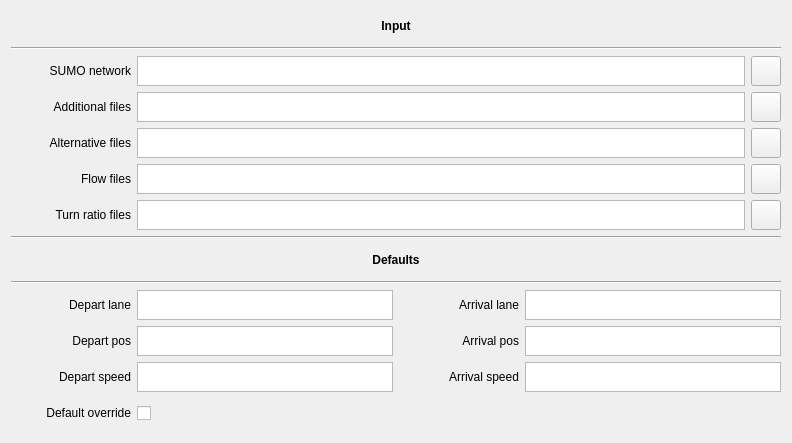
     <widget class="QWidget" name="LayoutInput">
      <attribute name="title">
       <string>Input</string>
      </attribute>
      <layout class="QVBoxLayout" name="verticalLayout_5">
       <item>
        <widget class="QLabel" name="LabelInput">
         <property name="minimumSize">
          <size>
           <width>0</width>
           <height>30</height>
          </size>
         </property>
         <property name="maximumSize">
          <size>
           <width>16777215</width>
           <height>30</height>
          </size>
         </property>
         <property name="frameShape">
          <enum>QFrame::NoFrame</enum>
         </property>
         <property name="text">
          <string>&lt;html&gt;&lt;head/&gt;&lt;body&gt;&lt;p align=&quot;center&quot;&gt;&lt;span style=&quot; font-weight:600;&quot;&gt;Input&lt;/span&gt;&lt;/p&gt;&lt;/body&gt;&lt;/html&gt;</string>
         </property>
        </widget>
       </item>
       <item>
        <widget class="Line" name="HorizontalLineInput">
         <property name="orientation">
          <enum>Qt::Horizontal</enum>
         </property>
        </widget>
       </item>
       <item>
        <layout class="QGridLayout" name="LayoutInputInformation">
         <item row="0" column="0">
          <widget class="QLabel" name="LabelSumoNetwork">
           <property name="minimumSize">
            <size>
             <width>120</width>
             <height>30</height>
            </size>
           </property>
           <property name="maximumSize">
            <size>
             <width>120</width>
             <height>30</height>
            </size>
           </property>
           <property name="layoutDirection">
            <enum>Qt::LeftToRight</enum>
           </property>
           <property name="text">
            <string>&lt;html&gt;&lt;head/&gt;&lt;body&gt;&lt;p align=&quot;right&quot;&gt;SUMO network&lt;/p&gt;&lt;/body&gt;&lt;/html&gt;</string>
           </property>
          </widget>
         </item>
         <item row="0" column="1">
          <widget class="QTextEdit" name="TextSumoNetwork">
           <property name="minimumSize">
            <size>
             <width>0</width>
             <height>30</height>
            </size>
           </property>
           <property name="maximumSize">
            <size>
             <width>16777215</width>
             <height>30</height>
            </size>
           </property>
           <property name="verticalScrollBarPolicy">
            <enum>Qt::ScrollBarAlwaysOff</enum>
           </property>
           <property name="horizontalScrollBarPolicy">
            <enum>Qt::ScrollBarAlwaysOff</enum>
           </property>
           <property name="lineWrapMode">
            <enum>QTextEdit::NoWrap</enum>
           </property>
          </widget>
         </item>
         <item row="3" column="0">
          <widget class="QLabel" name="LabelFlowFiles">
           <property name="minimumSize">
            <size>
             <width>120</width>
             <height>30</height>
            </size>
           </property>
           <property name="maximumSize">
            <size>
             <width>120</width>
             <height>30</height>
            </size>
           </property>
           <property name="layoutDirection">
            <enum>Qt::LeftToRight</enum>
           </property>
           <property name="text">
            <string>&lt;html&gt;&lt;head/&gt;&lt;body&gt;&lt;p align=&quot;right&quot;&gt;Flow files&lt;/p&gt;&lt;/body&gt;&lt;/html&gt;</string>
           </property>
          </widget>
         </item>
         <item row="2" column="1">
          <widget class="QTextEdit" name="TextAlternativeFiles">
           <property name="minimumSize">
            <size>
             <width>0</width>
             <height>30</height>
            </size>
           </property>
           <property name="maximumSize">
            <size>
             <width>16777215</width>
             <height>30</height>
            </size>
           </property>
           <property name="verticalScrollBarPolicy">
            <enum>Qt::ScrollBarAlwaysOff</enum>
           </property>
           <property name="horizontalScrollBarPolicy">
            <enum>Qt::ScrollBarAlwaysOff</enum>
           </property>
           <property name="lineWrapMode">
            <enum>QTextEdit::NoWrap</enum>
           </property>
          </widget>
         </item>
         <item row="2" column="0">
          <widget class="QLabel" name="LabelAlternativeFiles">
           <property name="minimumSize">
            <size>
             <width>120</width>
             <height>30</height>
            </size>
           </property>
           <property name="maximumSize">
            <size>
             <width>120</width>
             <height>30</height>
            </size>
           </property>
           <property name="layoutDirection">
            <enum>Qt::LeftToRight</enum>
           </property>
           <property name="text">
            <string>&lt;html&gt;&lt;head/&gt;&lt;body&gt;&lt;p align=&quot;right&quot;&gt;Alternative files&lt;/p&gt;&lt;/body&gt;&lt;/html&gt;</string>
           </property>
          </widget>
         </item>
         <item row="3" column="1">
          <widget class="QTextEdit" name="TextFlowFiles">
           <property name="minimumSize">
            <size>
             <width>0</width>
             <height>30</height>
            </size>
           </property>
           <property name="maximumSize">
            <size>
             <width>16777215</width>
             <height>30</height>
            </size>
           </property>
           <property name="verticalScrollBarPolicy">
            <enum>Qt::ScrollBarAlwaysOff</enum>
           </property>
           <property name="horizontalScrollBarPolicy">
            <enum>Qt::ScrollBarAlwaysOff</enum>
           </property>
           <property name="lineWrapMode">
            <enum>QTextEdit::NoWrap</enum>
           </property>
          </widget>
         </item>
         <item row="2" column="2">
          <widget class="QPushButton" name="ButtonSearchAlternativeFiles">
           <property name="minimumSize">
            <size>
             <width>30</width>
             <height>30</height>
            </size>
           </property>
           <property name="maximumSize">
            <size>
             <width>30</width>
             <height>30</height>
            </size>
           </property>
           <property name="text">
            <string/>
           </property>
           <property name="icon">
            <iconset resource="../../../resources/eNetEditorResources.qrc">
             <normaloff>:/main/findFile.ico</normaloff>:/main/findFile.ico</iconset>
           </property>
           <property name="iconSize">
            <size>
             <width>20</width>
             <height>20</height>
            </size>
           </property>
          </widget>
         </item>
         <item row="0" column="2">
          <widget class="QPushButton" name="ButtonSearchSumoNetwork">
           <property name="minimumSize">
            <size>
             <width>30</width>
             <height>30</height>
            </size>
           </property>
           <property name="maximumSize">
            <size>
             <width>30</width>
             <height>30</height>
            </size>
           </property>
           <property name="text">
            <string/>
           </property>
           <property name="icon">
            <iconset resource="../../../resources/eNetEditorResources.qrc">
             <normaloff>:/main/findFile.ico</normaloff>:/main/findFile.ico</iconset>
           </property>
           <property name="iconSize">
            <size>
             <width>20</width>
             <height>20</height>
            </size>
           </property>
          </widget>
         </item>
         <item row="3" column="2">
          <widget class="QPushButton" name="ButtonSearchFlowFiles">
           <property name="minimumSize">
            <size>
             <width>30</width>
             <height>30</height>
            </size>
           </property>
           <property name="maximumSize">
            <size>
             <width>30</width>
             <height>30</height>
            </size>
           </property>
           <property name="text">
            <string/>
           </property>
           <property name="icon">
            <iconset resource="../../../resources/eNetEditorResources.qrc">
             <normaloff>:/main/findFile.ico</normaloff>:/main/findFile.ico</iconset>
           </property>
           <property name="iconSize">
            <size>
             <width>20</width>
             <height>20</height>
            </size>
           </property>
          </widget>
         </item>
         <item row="1" column="0">
          <widget class="QLabel" name="LabelAdditionalFiles">
           <property name="minimumSize">
            <size>
             <width>120</width>
             <height>30</height>
            </size>
           </property>
           <property name="maximumSize">
            <size>
             <width>120</width>
             <height>30</height>
            </size>
           </property>
           <property name="layoutDirection">
            <enum>Qt::LeftToRight</enum>
           </property>
           <property name="text">
            <string>&lt;html&gt;&lt;head/&gt;&lt;body&gt;&lt;p align=&quot;right&quot;&gt;Additional files&lt;/p&gt;&lt;/body&gt;&lt;/html&gt;</string>
           </property>
          </widget>
         </item>
         <item row="1" column="1">
          <widget class="QTextEdit" name="TextAdditionalFiles">
           <property name="minimumSize">
            <size>
             <width>0</width>
             <height>30</height>
            </size>
           </property>
           <property name="maximumSize">
            <size>
             <width>16777215</width>
             <height>30</height>
            </size>
           </property>
           <property name="verticalScrollBarPolicy">
            <enum>Qt::ScrollBarAlwaysOff</enum>
           </property>
           <property name="horizontalScrollBarPolicy">
            <enum>Qt::ScrollBarAlwaysOff</enum>
           </property>
           <property name="lineWrapMode">
            <enum>QTextEdit::NoWrap</enum>
           </property>
          </widget>
         </item>
         <item row="4" column="0">
          <widget class="QLabel" name="LabelTurnRatioFiles">
           <property name="minimumSize">
            <size>
             <width>120</width>
             <height>30</height>
            </size>
           </property>
           <property name="maximumSize">
            <size>
             <width>120</width>
             <height>30</height>
            </size>
           </property>
           <property name="layoutDirection">
            <enum>Qt::LeftToRight</enum>
           </property>
           <property name="text">
            <string>&lt;html&gt;&lt;head/&gt;&lt;body&gt;&lt;p align=&quot;right&quot;&gt;Turn ratio files&lt;/p&gt;&lt;/body&gt;&lt;/html&gt;</string>
           </property>
          </widget>
         </item>
         <item row="1" column="2">
          <widget class="QPushButton" name="ButtonSearchAdditional">
           <property name="minimumSize">
            <size>
             <width>30</width>
             <height>30</height>
            </size>
           </property>
           <property name="maximumSize">
            <size>
             <width>30</width>
             <height>30</height>
            </size>
           </property>
           <property name="text">
            <string/>
           </property>
           <property name="icon">
            <iconset resource="../../../resources/eNetEditorResources.qrc">
             <normaloff>:/main/findFile.ico</normaloff>:/main/findFile.ico</iconset>
           </property>
           <property name="iconSize">
            <size>
             <width>20</width>
             <height>20</height>
            </size>
           </property>
          </widget>
         </item>
         <item row="4" column="1">
          <widget class="QTextEdit" name="TextTurnRatioFiles">
           <property name="minimumSize">
            <size>
             <width>0</width>
             <height>30</height>
            </size>
           </property>
           <property name="maximumSize">
            <size>
             <width>16777215</width>
             <height>30</height>
            </size>
           </property>
           <property name="verticalScrollBarPolicy">
            <enum>Qt::ScrollBarAlwaysOff</enum>
           </property>
           <property name="horizontalScrollBarPolicy">
            <enum>Qt::ScrollBarAlwaysOff</enum>
           </property>
           <property name="lineWrapMode">
            <enum>QTextEdit::NoWrap</enum>
           </property>
          </widget>
         </item>
         <item row="4" column="2">
          <widget class="QPushButton" name="ButtonSearchTurnRatioFiles">
           <property name="minimumSize">
            <size>
             <width>30</width>
             <height>30</height>
            </size>
           </property>
           <property name="maximumSize">
            <size>
             <width>30</width>
             <height>30</height>
            </size>
           </property>
           <property name="text">
            <string/>
           </property>
           <property name="icon">
            <iconset resource="../../../resources/eNetEditorResources.qrc">
             <normaloff>:/main/findFile.ico</normaloff>:/main/findFile.ico</iconset>
           </property>
           <property name="iconSize">
            <size>
             <width>20</width>
             <height>20</height>
            </size>
           </property>
          </widget>
         </item>
        </layout>
       </item>
       <item>
        <widget class="Line" name="LineDefaults_3">
         <property name="orientation">
          <enum>Qt::Horizontal</enum>
         </property>
        </widget>
       </item>
       <item>
        <widget class="QLabel" name="LabelDefaults">
         <property name="minimumSize">
          <size>
           <width>9</width>
           <height>30</height>
          </size>
         </property>
         <property name="maximumSize">
          <size>
           <width>16777215</width>
           <height>30</height>
          </size>
         </property>
         <property name="frameShape">
          <enum>QFrame::NoFrame</enum>
         </property>
         <property name="text">
          <string>&lt;html&gt;&lt;head/&gt;&lt;body&gt;&lt;p align=&quot;center&quot;&gt;&lt;span style=&quot; font-weight:600;&quot;&gt;Defaults&lt;/span&gt;&lt;/p&gt;&lt;/body&gt;&lt;/html&gt;</string>
         </property>
        </widget>
       </item>
       <item>
        <widget class="Line" name="LineDefaults">
         <property name="orientation">
          <enum>Qt::Horizontal</enum>
         </property>
        </widget>
       </item>
       <item>
        <layout class="QGridLayout" name="gridLayout_5">
         <item row="0" column="0">
          <widget class="QLabel" name="LabelDepartLane">
           <property name="minimumSize">
            <size>
             <width>120</width>
             <height>30</height>
            </size>
           </property>
           <property name="maximumSize">
            <size>
             <width>140</width>
             <height>30</height>
            </size>
           </property>
           <property name="text">
            <string>&lt;html&gt;&lt;head/&gt;&lt;body&gt;&lt;p align=&quot;right&quot;&gt;Depart lane&lt;/p&gt;&lt;/body&gt;&lt;/html&gt;</string>
           </property>
          </widget>
         </item>
         <item row="0" column="1">
          <widget class="QTextEdit" name="TextDepartLane">
           <property name="minimumSize">
            <size>
             <width>0</width>
             <height>30</height>
            </size>
           </property>
           <property name="maximumSize">
            <size>
             <width>16777215</width>
             <height>30</height>
            </size>
           </property>
           <property name="verticalScrollBarPolicy">
            <enum>Qt::ScrollBarAlwaysOff</enum>
           </property>
           <property name="horizontalScrollBarPolicy">
            <enum>Qt::ScrollBarAlwaysOff</enum>
           </property>
           <property name="lineWrapMode">
            <enum>QTextEdit::NoWrap</enum>
           </property>
          </widget>
         </item>
         <item row="0" column="2">
          <widget class="QLabel" name="LabelArrivalLane">
           <property name="minimumSize">
            <size>
             <width>120</width>
             <height>30</height>
            </size>
           </property>
           <property name="maximumSize">
            <size>
             <width>140</width>
             <height>30</height>
            </size>
           </property>
           <property name="text">
            <string>&lt;html&gt;&lt;head/&gt;&lt;body&gt;&lt;p align=&quot;right&quot;&gt;Arrival lane&lt;/p&gt;&lt;/body&gt;&lt;/html&gt;</string>
           </property>
          </widget>
         </item>
         <item row="0" column="3">
          <widget class="QTextEdit" name="TextArrivalLane">
           <property name="minimumSize">
            <size>
             <width>0</width>
             <height>30</height>
            </size>
           </property>
           <property name="maximumSize">
            <size>
             <width>16777215</width>
             <height>30</height>
            </size>
           </property>
           <property name="verticalScrollBarPolicy">
            <enum>Qt::ScrollBarAlwaysOff</enum>
           </property>
           <property name="horizontalScrollBarPolicy">
            <enum>Qt::ScrollBarAlwaysOff</enum>
           </property>
           <property name="lineWrapMode">
            <enum>QTextEdit::NoWrap</enum>
           </property>
          </widget>
         </item>
         <item row="1" column="0">
          <widget class="QLabel" name="LabelDepartPos">
           <property name="minimumSize">
            <size>
             <width>120</width>
             <height>30</height>
            </size>
           </property>
           <property name="maximumSize">
            <size>
             <width>140</width>
             <height>30</height>
            </size>
           </property>
           <property name="text">
            <string>&lt;html&gt;&lt;head/&gt;&lt;body&gt;&lt;p align=&quot;right&quot;&gt;Depart pos&lt;/p&gt;&lt;/body&gt;&lt;/html&gt;</string>
           </property>
          </widget>
         </item>
         <item row="1" column="1">
          <widget class="QTextEdit" name="TextDepartPos">
           <property name="minimumSize">
            <size>
             <width>0</width>
             <height>30</height>
            </size>
           </property>
           <property name="maximumSize">
            <size>
             <width>16777215</width>
             <height>30</height>
            </size>
           </property>
           <property name="verticalScrollBarPolicy">
            <enum>Qt::ScrollBarAlwaysOff</enum>
           </property>
           <property name="horizontalScrollBarPolicy">
            <enum>Qt::ScrollBarAlwaysOff</enum>
           </property>
           <property name="lineWrapMode">
            <enum>QTextEdit::NoWrap</enum>
           </property>
          </widget>
         </item>
         <item row="1" column="2">
          <widget class="QLabel" name="LabelArrivalPos">
           <property name="minimumSize">
            <size>
             <width>120</width>
             <height>30</height>
            </size>
           </property>
           <property name="maximumSize">
            <size>
             <width>140</width>
             <height>30</height>
            </size>
           </property>
           <property name="text">
            <string>&lt;html&gt;&lt;head/&gt;&lt;body&gt;&lt;p align=&quot;right&quot;&gt;Arrival pos&lt;/p&gt;&lt;/body&gt;&lt;/html&gt;</string>
           </property>
          </widget>
         </item>
         <item row="1" column="3">
          <widget class="QTextEdit" name="TextArrivalPos">
           <property name="minimumSize">
            <size>
             <width>0</width>
             <height>30</height>
            </size>
           </property>
           <property name="maximumSize">
            <size>
             <width>16777215</width>
             <height>30</height>
            </size>
           </property>
           <property name="verticalScrollBarPolicy">
            <enum>Qt::ScrollBarAlwaysOff</enum>
           </property>
           <property name="horizontalScrollBarPolicy">
            <enum>Qt::ScrollBarAlwaysOff</enum>
           </property>
           <property name="lineWrapMode">
            <enum>QTextEdit::NoWrap</enum>
           </property>
          </widget>
         </item>
         <item row="2" column="0">
          <widget class="QLabel" name="LabelDepartSpeed">
           <property name="minimumSize">
            <size>
             <width>120</width>
             <height>30</height>
            </size>
           </property>
           <property name="maximumSize">
            <size>
             <width>140</width>
             <height>30</height>
            </size>
           </property>
           <property name="text">
            <string>&lt;html&gt;&lt;head/&gt;&lt;body&gt;&lt;p align=&quot;right&quot;&gt;Depart speed&lt;/p&gt;&lt;/body&gt;&lt;/html&gt;</string>
           </property>
          </widget>
         </item>
         <item row="2" column="1">
          <widget class="QTextEdit" name="TextDepartSpeed">
           <property name="minimumSize">
            <size>
             <width>0</width>
             <height>30</height>
            </size>
           </property>
           <property name="maximumSize">
            <size>
             <width>16777215</width>
             <height>30</height>
            </size>
           </property>
           <property name="verticalScrollBarPolicy">
            <enum>Qt::ScrollBarAlwaysOff</enum>
           </property>
           <property name="horizontalScrollBarPolicy">
            <enum>Qt::ScrollBarAlwaysOff</enum>
           </property>
           <property name="lineWrapMode">
            <enum>QTextEdit::NoWrap</enum>
           </property>
          </widget>
         </item>
         <item row="2" column="2">
          <widget class="QLabel" name="LabelArrivalSpeed">
           <property name="minimumSize">
            <size>
             <width>120</width>
             <height>30</height>
            </size>
           </property>
           <property name="maximumSize">
            <size>
             <width>140</width>
             <height>30</height>
            </size>
           </property>
           <property name="text">
            <string>&lt;html&gt;&lt;head/&gt;&lt;body&gt;&lt;p align=&quot;right&quot;&gt;Arrival speed&lt;/p&gt;&lt;/body&gt;&lt;/html&gt;</string>
           </property>
          </widget>
         </item>
         <item row="2" column="3">
          <widget class="QTextEdit" name="TextArrivalSpeed">
           <property name="minimumSize">
            <size>
             <width>0</width>
             <height>30</height>
            </size>
           </property>
           <property name="maximumSize">
            <size>
             <width>16777215</width>
             <height>30</height>
            </size>
           </property>
           <property name="verticalScrollBarPolicy">
            <enum>Qt::ScrollBarAlwaysOff</enum>
           </property>
           <property name="horizontalScrollBarPolicy">
            <enum>Qt::ScrollBarAlwaysOff</enum>
           </property>
           <property name="lineWrapMode">
            <enum>QTextEdit::NoWrap</enum>
           </property>
          </widget>
         </item>
         <item row="3" column="0">
          <widget class="QLabel" name="LabelDefaultOverride">
           <property name="minimumSize">
            <size>
             <width>120</width>
             <height>30</height>
            </size>
           </property>
           <property name="maximumSize">
            <size>
             <width>140</width>
             <height>30</height>
            </size>
           </property>
           <property name="text">
            <string>&lt;html&gt;&lt;head/&gt;&lt;body&gt;&lt;p align=&quot;right&quot;&gt;Default override&lt;/p&gt;&lt;/body&gt;&lt;/html&gt;</string>
           </property>
          </widget>
         </item>
         <item row="3" column="1">
          <widget class="QCheckBox" name="CheckBoxDefaultOverride">
           <property name="minimumSize">
            <size>
             <width>0</width>
             <height>30</height>
            </size>
           </property>
           <property name="maximumSize">
            <size>
             <width>16777215</width>
             <height>30</height>
            </size>
           </property>
           <property name="text">
            <string/>
           </property>
          </widget>
         </item>
        </layout>
       </item>
       <item>
        <spacer name="verticalSpacer2">
         <property name="orientation">
          <enum>Qt::Vertical</enum>
         </property>
         <property name="sizeHint" stdset="0">
          <size>
           <width>277</width>
           <height>4</height>
          </size>
         </property>
        </spacer>
       </item>
      </layout>
      <zorder>LineDefaults_3</zorder>
      <zorder>LabelDefaults</zorder>
      <zorder>LineDefaults</zorder>
      <zorder>LabelInput</zorder>
      <zorder>HorizontalLineInput</zorder>
     </widget>
